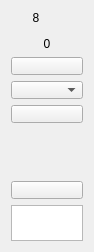
        <widget class="QWidget" name="widget_9" native="true">
         <property name="maximumSize">
          <size>
           <width>68</width>
           <height>16777215</height>
          </size>
         </property>
         <layout class="QVBoxLayout" name="verticalLayout_9" stretch="0,10,1,1,1,1,0,1,0">
          <item>
           <widget class="QLabel" name="lbl_ChName_8">
            <property name="maximumSize">
             <size>
              <width>50</width>
              <height>16777215</height>
             </size>
            </property>
            <property name="text">
             <string>8</string>
            </property>
            <property name="alignment">
             <set>Qt::AlignCenter</set>
            </property>
           </widget>
          </item>
          <item>
           <widget class="VolumeWidget" name="Disp_Level_8" native="true">
            <property name="minimumSize">
             <size>
              <width>0</width>
              <height>0</height>
             </size>
            </property>
            <property name="maximumSize">
             <size>
              <width>40</width>
              <height>16777215</height>
             </size>
            </property>
            <property name="MaxValue" stdset="0">
             <number>20</number>
            </property>
            <property name="MinValue" stdset="0">
             <number>-80</number>
            </property>
            <property name="SingleTrack" stdset="0">
             <bool>true</bool>
            </property>
            <property name="ScaleLabel" stdset="0">
             <bool>true</bool>
            </property>
           </widget>
          </item>
          <item>
           <widget class="QLabel" name="lbl_Level_8">
            <property name="maximumSize">
             <size>
              <width>16777215</width>
              <height>16777215</height>
             </size>
            </property>
            <property name="text">
             <string>0</string>
            </property>
            <property name="alignment">
             <set>Qt::AlignCenter</set>
            </property>
           </widget>
          </item>
          <item>
           <widget class="QPushButton" name="btn_Phantom_8">
            <property name="minimumSize">
             <size>
              <width>50</width>
              <height>18</height>
             </size>
            </property>
            <property name="maximumSize">
             <size>
              <width>16777215</width>
              <height>18</height>
             </size>
            </property>
            <property name="focusPolicy">
             <enum>Qt::StrongFocus</enum>
            </property>
            <property name="text">
             <string/>
            </property>
            <property name="checkable">
             <bool>true</bool>
            </property>
           </widget>
          </item>
          <item>
           <widget class="QComboBox" name="comboBox_PreampGain_8">
            <property name="minimumSize">
             <size>
              <width>0</width>
              <height>18</height>
             </size>
            </property>
            <property name="maximumSize">
             <size>
              <width>16777215</width>
              <height>18</height>
             </size>
            </property>
            <property name="focusPolicy">
             <enum>Qt::StrongFocus</enum>
            </property>
            <property name="currentIndex">
             <number>-1</number>
            </property>
           </widget>
          </item>
          <item>
           <widget class="QPushButton" name="btnInvert_8">
            <property name="minimumSize">
             <size>
              <width>0</width>
              <height>18</height>
             </size>
            </property>
            <property name="maximumSize">
             <size>
              <width>16777215</width>
              <height>18</height>
             </size>
            </property>
            <property name="focusPolicy">
             <enum>Qt::StrongFocus</enum>
            </property>
            <property name="text">
             <string/>
            </property>
            <property name="checkable">
             <bool>true</bool>
            </property>
           </widget>
          </item>
          <item alignment="Qt::AlignHCenter">
           <widget class="ConfigGainWidget" name="spinBoxGain_8" native="true">
            <property name="minimumSize">
             <size>
              <width>46</width>
              <height>46</height>
             </size>
            </property>
            <property name="layoutDirection">
             <enum>Qt::LeftToRight</enum>
            </property>
            <property name="Value" stdset="0">
             <double>0.000000000000000</double>
            </property>
            <property name="MaxValue" stdset="0">
             <double>12.000000000000000</double>
            </property>
            <property name="MinValue" stdset="0">
             <double>-100.000000000000000</double>
            </property>
            <property name="Decimals" stdset="0">
             <number>1</number>
            </property>
           </widget>
          </item>
          <item>
           <widget class="QPushButton" name="btnMute_8">
            <property name="minimumSize">
             <size>
              <width>0</width>
              <height>18</height>
             </size>
            </property>
            <property name="maximumSize">
             <size>
              <width>16777215</width>
              <height>18</height>
             </size>
            </property>
            <property name="focusPolicy">
             <enum>Qt::StrongFocus</enum>
            </property>
            <property name="text">
             <string/>
            </property>
            <property name="checkable">
             <bool>true</bool>
            </property>
           </widget>
          </item>
          <item>
           <widget class="QTextEdit" name="textEdit_8">
            <property name="minimumSize">
             <size>
              <width>0</width>
              <height>36</height>
             </size>
            </property>
            <property name="maximumSize">
             <size>
              <width>16777215</width>
              <height>36</height>
             </size>
            </property>
           </widget>
          </item>
         </layout>
        </widget>
